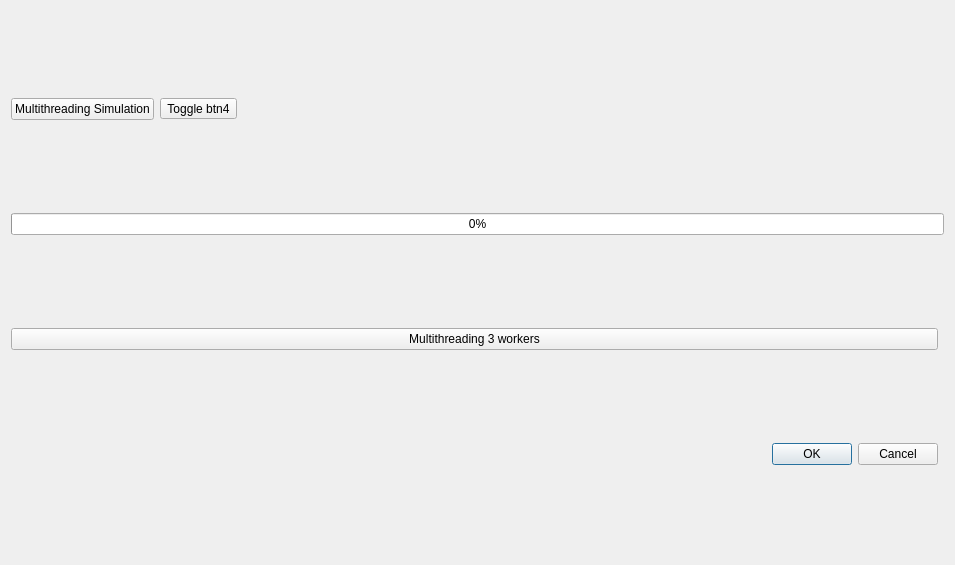
<?xml version="1.0" encoding="UTF-8"?>
<ui version="4.0">
 <class>multithreading</class>
 <widget class="QDialog" name="multithreading">
  <property name="geometry">
   <rect>
    <x>0</x>
    <y>0</y>
    <width>955</width>
    <height>565</height>
   </rect>
  </property>
  <property name="windowTitle">
   <string>Dialog</string>
  </property>
  <layout class="QGridLayout" name="gridLayout">
   <item row="4" column="0" colspan="3">
    <widget class="QProgressBar" name="m_progressBar">
     <property name="value">
      <number>0</number>
     </property>
    </widget>
   </item>
   <item row="5" column="0" colspan="2">
    <widget class="QPushButton" name="btn2">
     <property name="text">
      <string>Multithreading 3 workers</string>
     </property>
    </widget>
   </item>
   <item row="3" column="1">
    <widget class="QToolButton" name="tb1">
     <property name="text">
      <string>Toggle btn4</string>
     </property>
     <property name="checkable">
      <bool>true</bool>
     </property>
    </widget>
   </item>
   <item row="6" column="1">
    <widget class="QDialogButtonBox" name="buttonBox">
     <property name="orientation">
      <enum>Qt::Horizontal</enum>
     </property>
     <property name="standardButtons">
      <set>QDialogButtonBox::Cancel|QDialogButtonBox::Ok</set>
     </property>
    </widget>
   </item>
   <item row="3" column="0">
    <widget class="QPushButton" name="btn1">
     <property name="text">
      <string>Multithreading Simulation</string>
     </property>
    </widget>
   </item>
  </layout>
 </widget>
 <resources/>
 <connections>
  <connection>
   <sender>buttonBox</sender>
   <signal>rejected()</signal>
   <receiver>multithreading</receiver>
   <slot>reject()</slot>
   <hints>
    <hint type="sourcelabel">
     <x>490</x>
     <y>192</y>
    </hint>
    <hint type="destinationlabel">
     <x>286</x>
     <y>274</y>
    </hint>
   </hints>
  </connection>
  <connection>
   <sender>buttonBox</sender>
   <signal>accepted()</signal>
   <receiver>multithreading</receiver>
   <slot>accept()</slot>
   <hints>
    <hint type="sourcelabel">
     <x>422</x>
     <y>192</y>
    </hint>
    <hint type="destinationlabel">
     <x>157</x>
     <y>274</y>
    </hint>
   </hints>
  </connection>
  <connection>
   <sender>tb1</sender>
   <signal>toggled(bool)</signal>
   <receiver>btn1</receiver>
   <slot>setDisabled(bool)</slot>
   <hints>
    <hint type="sourcelabel">
     <x>210</x>
     <y>42</y>
    </hint>
    <hint type="destinationlabel">
     <x>135</x>
     <y>43</y>
    </hint>
   </hints>
  </connection>
 </connections>
</ui>
